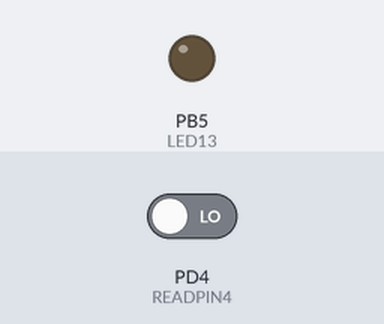
Simulated run of this program. Board: ATmega168, built with avr-gcc and emulated at 16 MHz. Shown: output pins drawn as LEDs (lit = HIGH). Dashed ring = blinking. Inputs (shaded band) come from the test bench; at power-on: PD4 (READPIN4) LOW.

Above: at 1.2 s.
1.3 s: PD4 (READPIN4) driven HIGH
At 1.45 s:
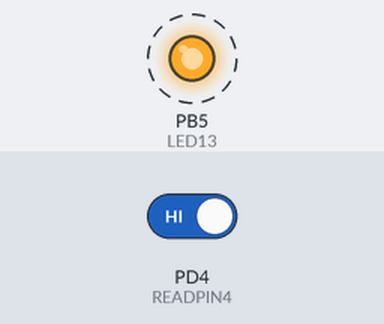
4.3 s: PD4 (READPIN4) driven LOW
At 4.9 s:
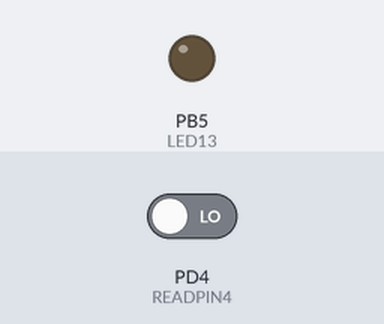
Timing chart, 0 to 7.3 s (numbered marks = the images above; inputs shaded):
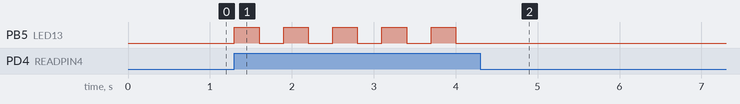

The program:

main.c
```c
/*
 ********************* Opgave 7 ******************************
 * GennegåendeOpgaveLosning
 * Created: 26-04-21 15:07:40
 * Author : lkri
 * Created for Atmega168 Datasheet: http://ww1.microchip.com/downloads/en/DeviceDoc/Atmel-9365-Automotive-Microcontrollers-ATmega88-ATmega168_Datasheet.pdf
 * May be copied and used with source reference.
 */

#ifndef F_CPU
#define F_CPU 16000000UL // 16 MHz clock speed
#endif

#include <avr/io.h>
#include <util/delay.h>

/* Project defines */
#define LED13					PINB5
#define READPIN4				PIND4
#define PINB_TOGGLE(x)			PORTB ^= (1 << x)
#define SWITCH_PRESSED_PIND(x)	(PIND & (1 << x))

int main(void)
{
	DDRD &= ~(1 << READPIN4);
	DDRB |= (1 << LED13);

    while (1)
    {
		if (SWITCH_PRESSED_PIND(READPIN4)) // Checks if PIND4 is pressed.
		{
			PINB_TOGGLE(LED13); // Toggles PINB5.
			_delay_ms(300); // Tiny delay to make sure the toggle doesn't just repeat.
		}
    }
}
```

Measured:
- after the input at 1.3 s, PB5 (LED13): alternates HIGH for 0.30 s and LOW for 0.30 s, starting at once
- after the input at 4.3 s, PB5 (LED13): stops changing and stays LOW
